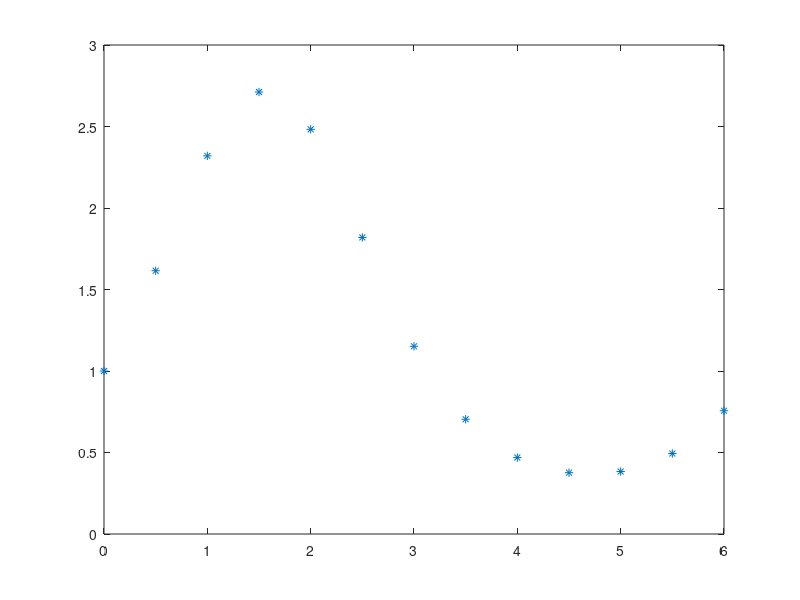

The MATLAB script that drew this image: (Note: this script raises an error after producing the figure.)

f = @(x)(exp(sin(x)));

x = linspace(0,6,13);

y = f(x);

xx = 0:0.1:6;

plot(x, f(x),'*')

hold on

N = NewtonPol_stud(x, y, xx);

plot(xx, N)
plot(xx, f(xx))